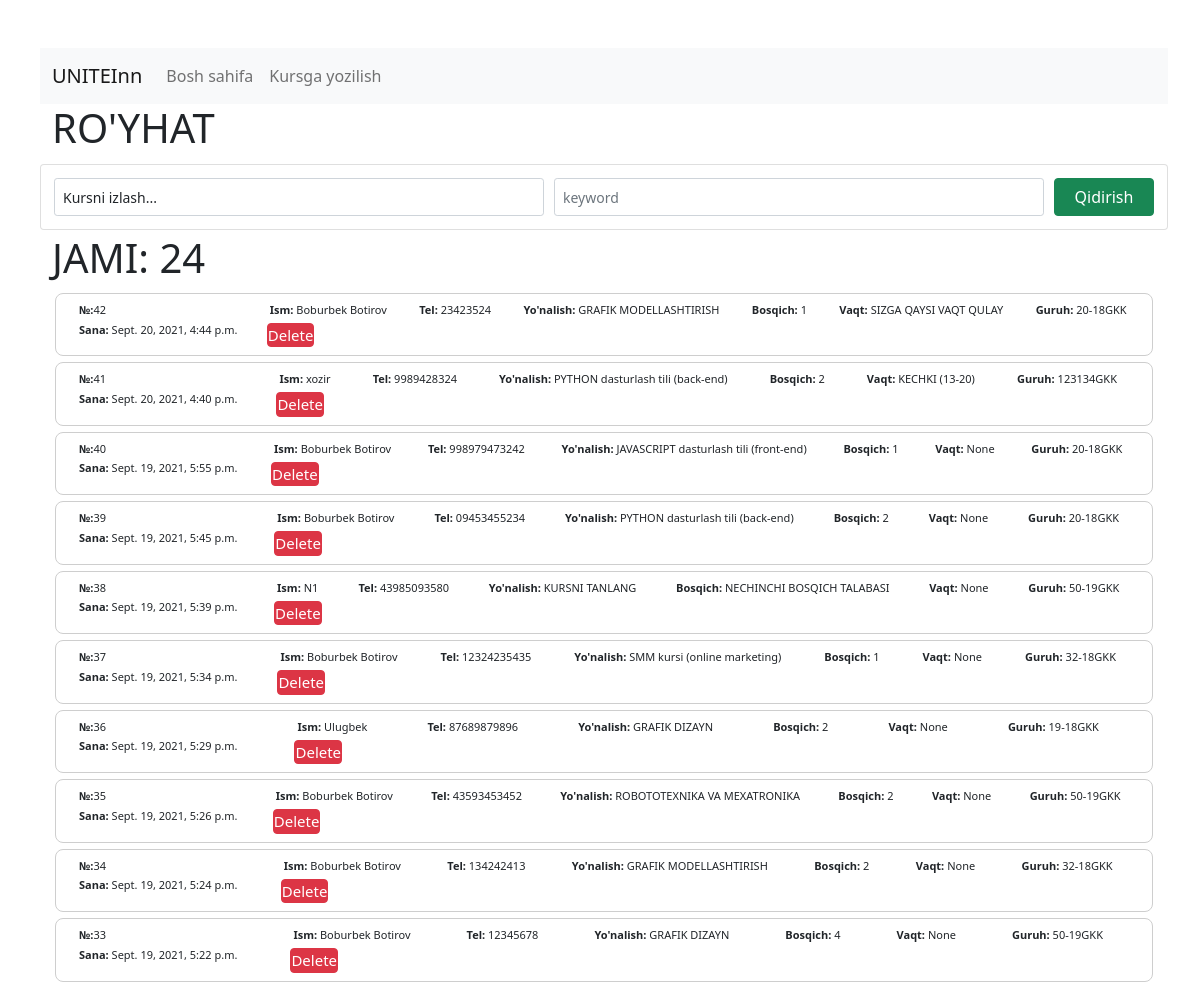
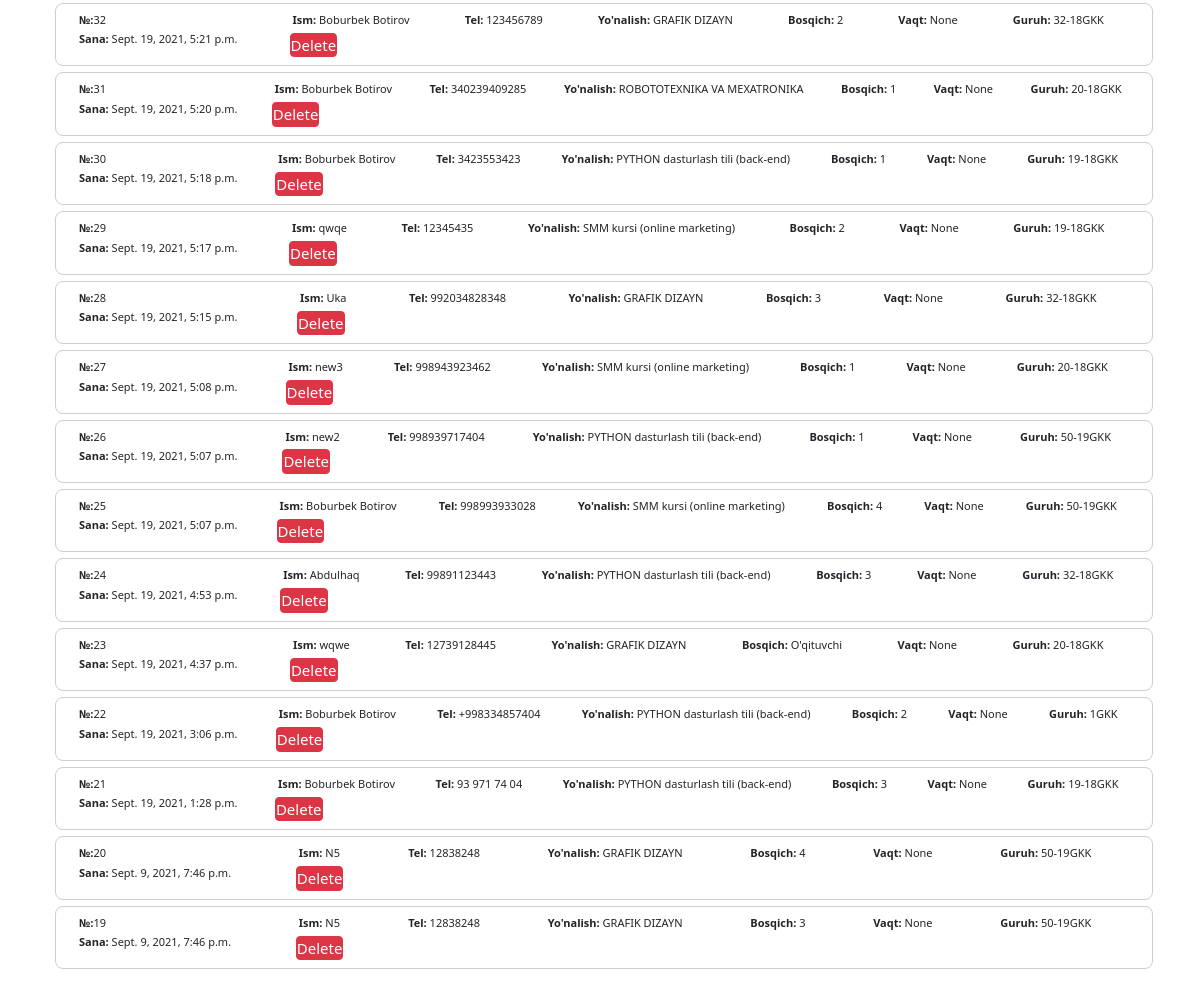
The page /table (signed in) on the database its author committed (2 pictures, top to bottom).
### main/models.py (models this page shows, shortened)
class UnitForm(models.Model):
    name=models.CharField(max_length=100)
    phone=models.CharField(max_length=13)
    SELECTED="KURSNI TANLANG"
    BACKEND="PYTHON dasturlash tili (back-end)"
    GRAFIKDIZAYN="GRAFIK DIZAYN"
    GRAFIKMODEL="GRAFIK MODELLASHTIRISH"
    FRONTEND="JAVASCRIPT dasturlash tili (front-end)"
    ROBOTOTEXNIKA="ROBOTOTEXNIKA VA MEXATRONIKA"
    SMM="SMM kursi (online marketing)"
    ANDROID="ANDROID mobil dasturlash"
    COURSES=(
        (SELECTED,SELECTED),
        (BACKEND,BACKEND),
        (GRAFIKDIZAYN,GRAFIKDIZAYN),
        (GRAFIKMODEL,GRAFIKMODEL),
        (FRONTEND,FRONTEND),
        (ROBOTOTEXNIKA,ROBOTOTEXNIKA),
        (SMM,SMM),
        (ANDROID,ANDROID)
    )
    direction=models.CharField(choices=COURSES,max_length=100)
    section=(
        ('NECHINCHI BOSQICH TALABASI','NECHINCHI BOSQICH TALABASI'),
        ("1","1"),
        ("2","2"),
        ("3","3"),
        ("4","4"),
        ("O'qituvchi","O'qituvchi")
    )
    CHOICE_TIME=(
        ('SIZGA QAYSI VAQT QULAY','SIZGA QAYSI VAQT QULAY'),
        ('ERTALAB (8-12)','ERTALAB (8-12)'),
        ('KECHKI (13-20)','KECHKI (13-20)')
    )
    time_managment=models.CharField(max_length=100,choices=CHOICE_TIME,null=True)
    group_number=models.CharField(max_length=10)
    course_number=models.CharField(choices=section,max_length=100)
    time_at=models.DateTimeField(auto_now_add=True,blank=True)

### main/views.py (the view)
# urls.py: path('table',table_view,name="table_url"),
def table_view(request):
    direction=request.GET.get('courses','')
    keyvalue=request.GET.get('keyvalue','')
    if keyvalue!='':
        print(keyvalue)
        query_list=Q(direction__icontains=keyvalue) | Q(name__icontains=keyvalue)
        user=UnitForm.objects.filter(query_list).order_by('-time_at')
    elif direction!='':
        query_list=Q(direction=direction)
        user=UnitForm.objects.filter(query_list).order_by('-time_at')
    else:
        user=UnitForm.objects.all().order_by('-time_at')
    return render(request,'table.html',context={'users':user})

### templates/table.html (shortened to what this page needs)
{% load static %}
<!doctype html>
<html lang="en">
<head>
    <link href="https://cdn.jsdelivr.net/npm/bootstrap@5.1.1/dist/css/bootstrap.min.css" rel="stylesheet"
>
    <link rel="stylesheet" href="{% static './css/table.css' %}">
</head>
<body class="row justify-content-center align-items-center p-5 flex-column">
    <nav class="navbar navbar-expand-lg navbar-light bg-light">
        <a class="navbar-brand" href="{% url 'index_url' %}">UNITEInn</a>
        <div class="collapse navbar-collapse" id="navbarNav">
            <ul class="navbar-nav">
                <li class="nav-item active">
                    <a class="nav-link" href="{% url 'index_url'  %}">Bosh sahifa </a>
                </li>
                <li class="nav-item">
                    <a class="nav-link" href="{% url 'register_url' %}">Kursga yozilish</a>
                </li>
            </ul>
        </div>
    </nav>
    <h1>RO'YHAT</h1>
    <form id="form_id" method="GET" action="{% url 'table_url' %}" id="tbb" class="header card flex-row flex-wrap p-2 m-1" style="width: 100vw;">
        <select class="col form-control form-control-sm" name="courses" required>
            <option selected disabled>Kursni izlash...</option>
        </select>
        <input name="keyvalue" type="text" class="col form-control form-control-sm" placeholder="keyword">
        <input type="submit" class="btn btn-success" value="Qidirish">
    </form>
    {% if users %}
    <h1>JAMI: {{users.count}}</h1>
    {% for user in users%}
    <div class="boxes d-flex">
        <div class="c row">
            <p> <b>№:</b>{{user.id}}</p>
            <p> <b>Ism:</b> {{user.name}}</p>
            <p> <b>Tel:</b> {{user.phone}}</p>
            <p> <b>Yo'nalish:</b> {{user.direction}}</p>
            <p> <b>Bosqich:</b> {{user.course_number}}</p>
            <p> <b>Vaqt:</b> {{user.time_managment}}</p>
            <p> <b>Guruh:</b> {{user.group_number}}GKK</p>
            <p> <b>Sana:</b> {{user.time_at}}</p>
            {% if request.user.is_staff %}
            <form action="{% url 'table_url' %}" method='delete'>
                <a style="font-size: 15px;" class="btn btn-danger p-0" href="{% url 'delete_url' id=user.id %}">Delete</a>
            </form>
        </div>
        {% endif %}
    </div>
    {% endfor %}
    {% else %}
    <div style="display: absolute; left: 50%; top:50%; transform: translate(-50%, -50%);" >
        <h1 style="font-size: 50px;" >Ro'yhat bo'sh</h1>
    </div>
    {% endif %}
</body>
</html>

### static/css/table.css (style rules this page uses)
*,:after,:before { padding: 0; margin: 0; box-sizing: border-box; }
.header > select, input { margin: 5px; min-width: 100px; }
a { text-decoration: none; color: rgb(39, 39, 39); }
.boxes { justify-content: center; align-items: center; flex-wrap: wrap; }
.c { display: grid; grid-template-columns: auto auto auto auto auto auto; border: 1px solid #cecece; margin: 3px; padding: 8px; width: 100%; border-radius: 8px; -webkit-border-radius: 8px; -moz-border-radius: 8px; -ms-border-radius: 8px; -o-border-radius: 8px; }
p { font-size: 11px; display: inline-block; margin: 3px; }
@media only screen and (min-width: 600px) { .c { grid-template-columns: auto auto; } }
@media only screen and (min-width: 768px) { .c { grid-template-columns: auto auto auto; } }
@media only screen and (min-width: 992px) { .c { grid-template-columns: auto auto auto auto auto auto auto; } }

### rows shown on the page
UnitForm: id "42", name "Boburbek Botirov", phone "23423524", direction "GRAFIK MODELLASHTIRISH", course_number "1", time_managment "SIZGA QAYSI VAQT QULAY", group_number "20-18", time_at "Sept. 20, 2021, 4:44 p.m."
UnitForm: id "41", name "xozir", phone "9989428324", direction "PYTHON dasturlash tili (back-end)", course_number "2", time_managment "KECHKI (13-20)", group_number "123134", time_at "Sept. 20, 2021, 4:40 p.m."
UnitForm: id "40", name "Boburbek Botirov", phone "998979473242", direction "JAVASCRIPT dasturlash tili (front-end)", course_number "1", time_managment "None", group_number "20-18", time_at "Sept. 19, 2021, 5:55 p.m."
UnitForm: id "39", name "Boburbek Botirov", phone "09453455234", direction "PYTHON dasturlash tili (back-end)", course_number "2", time_managment "None", group_number "20-18", time_at "Sept. 19, 2021, 5:45 p.m."
UnitForm: id "38", name "N1", phone "43985093580", direction "KURSNI TANLANG", course_number "NECHINCHI BOSQICH TALABASI", time_managment "None", group_number "50-19", time_at "Sept. 19, 2021, 5:39 p.m."
UnitForm: id "37", name "Boburbek Botirov", phone "12324235435", direction "SMM kursi (online marketing)", course_number "1", time_managment "None", group_number "32-18", time_at "Sept. 19, 2021, 5:34 p.m."
UnitForm: id "36", name "Ulugbek", phone "87689879896", direction "GRAFIK DIZAYN", course_number "2", time_managment "None", group_number "19-18", time_at "Sept. 19, 2021, 5:29 p.m."
UnitForm: id "35", name "Boburbek Botirov", phone "43593453452", direction "ROBOTOTEXNIKA VA MEXATRONIKA", course_number "2", time_managment "None", group_number "50-19", time_at "Sept. 19, 2021, 5:26 p.m."
UnitForm: id "34", name "Boburbek Botirov", phone "134242413", direction "GRAFIK MODELLASHTIRISH", course_number "2", time_managment "None", group_number "32-18", time_at "Sept. 19, 2021, 5:24 p.m."
UnitForm: id "33", name "Boburbek Botirov", phone "12345678", direction "GRAFIK DIZAYN", course_number "4", time_managment "None", group_number "50-19", time_at "Sept. 19, 2021, 5:22 p.m."
UnitForm: id "32", name "Boburbek Botirov", phone "123456789", direction "GRAFIK DIZAYN", course_number "2", time_managment "None", group_number "32-18", time_at "Sept. 19, 2021, 5:21 p.m."
UnitForm: id "31", name "Boburbek Botirov", phone "340239409285", direction "ROBOTOTEXNIKA VA MEXATRONIKA", course_number "1", time_managment "None", group_number "20-18", time_at "Sept. 19, 2021, 5:20 p.m."
UnitForm: id "30", name "Boburbek Botirov", phone "3423553423", direction "PYTHON dasturlash tili (back-end)", course_number "1", time_managment "None", group_number "19-18", time_at "Sept. 19, 2021, 5:18 p.m."
UnitForm: id "29", name "qwqe", phone "12345435", direction "SMM kursi (online marketing)", course_number "2", time_managment "None", group_number "19-18", time_at "Sept. 19, 2021, 5:17 p.m."
UnitForm: id "28", name "Uka", phone "992034828348", direction "GRAFIK DIZAYN", course_number "3", time_managment "None", group_number "32-18", time_at "Sept. 19, 2021, 5:15 p.m."
UnitForm: id "27", name "new3", phone "998943923462", direction "SMM kursi (online marketing)", course_number "1", time_managment "None", group_number "20-18", time_at "Sept. 19, 2021, 5:08 p.m."
UnitForm: id "26", name "new2", phone "998939717404", direction "PYTHON dasturlash tili (back-end)", course_number "1", time_managment "None", group_number "50-19", time_at "Sept. 19, 2021, 5:07 p.m."
UnitForm: id "25", name "Boburbek Botirov", phone "998993933028", direction "SMM kursi (online marketing)", course_number "4", time_managment "None", group_number "50-19", time_at "Sept. 19, 2021, 5:07 p.m."
UnitForm: id "24", name "Abdulhaq", phone "99891123443", direction "PYTHON dasturlash tili (back-end)", course_number "3", time_managment "None", group_number "32-18", time_at "Sept. 19, 2021, 4:53 p.m."
UnitForm: id "23", name "wqwe", phone "12739128445", direction "GRAFIK DIZAYN", course_number "O'qituvchi", time_managment "None", group_number "20-18", time_at "Sept. 19, 2021, 4:37 p.m."
UnitForm: id "22", name "Boburbek Botirov", phone "+998334857404", direction "PYTHON dasturlash tili (back-end)", course_number "2", time_managment "None", group_number "1", time_at "Sept. 19, 2021, 3:06 p.m."
UnitForm: id "21", name "Boburbek Botirov", phone "93 971 74 04", direction "PYTHON dasturlash tili (back-end)", course_number "3", time_managment "None", group_number "19-18", time_at "Sept. 19, 2021, 1:28 p.m."
UnitForm: id "20", name "N5", phone "12838248", direction "GRAFIK DIZAYN", course_number "4", time_managment "None", group_number "50-19", time_at "Sept. 9, 2021, 7:46 p.m."
UnitForm: id "19", name "N5", phone "12838248", direction "GRAFIK DIZAYN", course_number "3", time_managment "None", group_number "50-19", time_at "Sept. 9, 2021, 7:46 p.m."

### other values the page prints
{{ users.count }} "24"
